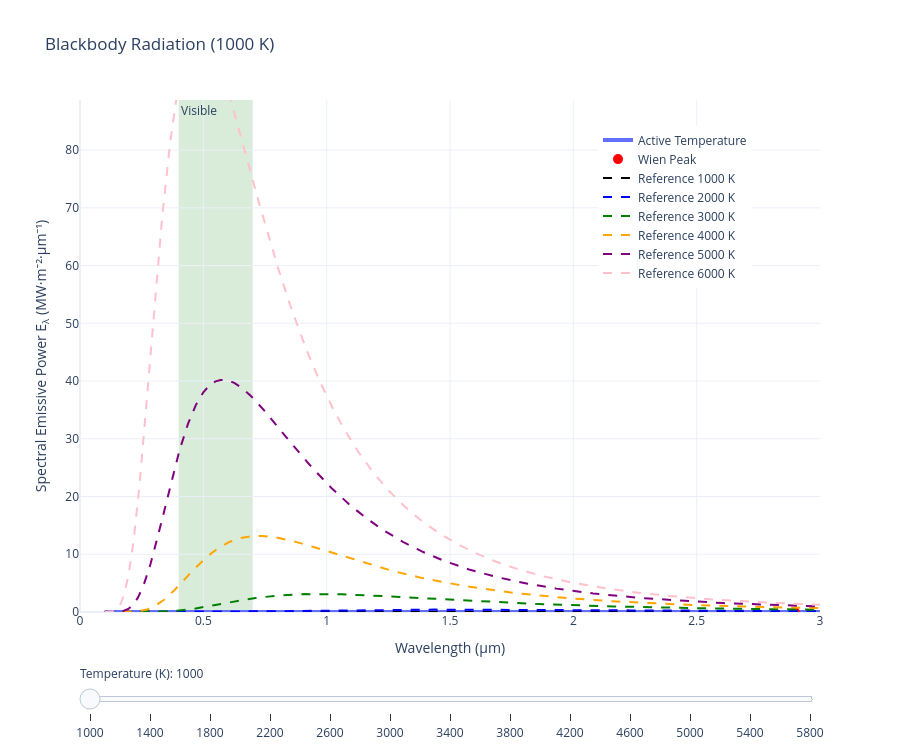

Here is the notebook cell this chart was saved with:
### Markdown cell above
# Thermal Radiation
All objects with a temperature above absolute zero emit electromagnetic radiation. Electromagnetic radiation covers the whole spectrum: from gamma rays all the way to radio waves. The definition of each type of radiation is based on wavelength, and can be seen in [](#fig:wavelengths) 

:::{figure} ../figures/radiationspectrum.png
:label: fig:wavelengths
:width: 80%
Electromagnetic radiation spectrum
:::

## Planck's Law

The spectral emissive power of a blackbody is

$$
E_\lambda
=
\frac{2\pi hc^2}
{\lambda^5
\left(
e^{hc/\lambda kT}
-1
\right)}
$$

where

- $h$ = Planck constant
- $c$ = speed of light
- $k$ = Boltzmann constant
- $T$ = temperature

---

## Wien's Displacement Law

The wavelength corresponding to the maximum emissive power is

$$
\lambda_{max}
T
=
2.898\times10^{-3}
\;mK
$$

As temperature increases, the peak shifts towards shorter wavelengths.

---

## Stefan-Boltzmann Law

The total emissive power equals

$$
E=\sigma T^4
$$

where

$$
\sigma
=
5.670\times10^{-8}
\;W/m^2K^4
$$

The area under the Planck curve therefore grows very rapidly with temperature.

### Code cell
import numpy as np
import plotly.graph_objects as go

#===================================
#Physics class about BlackBodies
#===================================

class BlackBody:

    h = 6.62607015e-34 #plancks constant
    c = 2.99792458e8 #speed of light
    k = 1.380649e-23 #Boltzmann constant
    sigma = 5.670374419e-8

    def __init__(self, temperature):
        self.temperature = temperature

    def planck(self, wavelength):

        T = self.temperature

        exponent = (
            self.h * self.c /
            (wavelength * self.k * T)
        )

        numerator = (
            2 * np.pi * self.h * self.c**2
        )

        denominator = (
            wavelength**5 *
            (np.exp(exponent) - 1)
        )

        return numerator / denominator * 1e-12

    def wien_peak(self):

        b = 2.897771955e-3

        return b / self.temperature

    def stefan_boltzmann(self):

        return self.sigma * self.temperature**4

# =============================================================================
# Settings (temp and wavelength ranges)
# =============================================================================


temperatures = np.arange(
    1000,
    6001,
    400
)

wavelength_um = np.linspace(
    0.1,
    3,
    1000
)

wavelength_m = wavelength_um * 1e-6


# =============================================================================
# Create Figure
# =============================================================================

fig = go.Figure()

# =============================================================================
# Precompute all Active Temperature Curves
# =============================================================================

curve_data = {}
peak_data = {}

max_E = 0

for T in temperatures:

    bb = BlackBody(T)

    E = bb.planck(wavelength_m)
    max_E = max(max_E, np.max(E))

    peak_wavelength = bb.wien_peak() * 1e6

    peak_index = np.argmin(
        np.abs(wavelength_um - peak_wavelength)
    )

    curve_data[T] = E

    peak_data[T] = (
        peak_wavelength,
        E[peak_index]
    )

# =============================================================================
# Active Curve (Initially 1000 K)
# =============================================================================

initial_temperature = temperatures[0]

fig.add_trace(
    go.Scatter(
        x=wavelength_um,
        y=curve_data[initial_temperature],
        mode="lines",
        line=dict(width=4),
        name="Active Temperature",
        hovertemplate=
        "λ=%{x:.2f} μm<br>"
        "E=%{y:.3e}<extra></extra>"
    )
)

# =============================================================================
# Wien Peak Marker
# =============================================================================

fig.add_trace(
    go.Scatter(
        x=[peak_data[initial_temperature][0]],
        y=[peak_data[initial_temperature][1]],
        mode="markers",
        marker=dict(
            color="red",
            size=10
        ),
        name="Wien Peak",
        hovertemplate=
        "Wien Peak<br>"
        "λ=%{x:.2f} μm<extra></extra>"
    )
)

# =============================================================================
# Reference Curves
# =============================================================================

reference_temperatures = [
    1000,
    2000,
    3000,
    4000,
    5000,
    6000
]

colors = [
    "black",
    "blue",
    "green",
    "orange",
    "purple",
    "pink"
]

for T_ref, color in zip(reference_temperatures, colors):

    bb_ref = BlackBody(T_ref)

    E_ref = bb_ref.planck(wavelength_m)

    fig.add_trace(
        go.Scatter(
            x=wavelength_um,
            y=E_ref,
            mode="lines",
            line=dict(
                dash="dash",
                width=2,
                color=color
            ),
            name=f"Reference {T_ref} K",
            visible=True,
            hovertemplate=
            f"T={T_ref} K<br>"
            "λ=%{x:.2f} μm<br>"
            "E=%{y:.3e}<extra></extra>"
        )
    )

# =============================================================================
# Visible Spectrum Band
# =============================================================================

fig.add_vrect(
    x0=0.4,
    x1=0.7,
    fillcolor="green",
    opacity=0.15,
    layer="below",
    line_width=0,
    annotation_text="Visible",
    annotation_position="top left"
)

# =============================================================================
# Slider Definition
# =============================================================================

steps = []

for T in temperatures:

    peak_x = peak_data[T][0]
    peak_y = peak_data[T][1]

    step = dict(
        method="restyle",

        args=[
            {
                "x": [
                    wavelength_um,
                    [peak_x]
                ],
                "y": [
                    curve_data[T],
                    [peak_y]
                ]
            },
            [0, 1]   # ONLY update traces 0 and 1
        ],

        label=str(T)
    )
    steps.append(step)

# =============================================================================
# Layout
# =============================================================================

fig.update_layout(

    title=f"Blackbody Radiation ({initial_temperature} K)",

    sliders=[
        dict(
            active=0,

            currentvalue={
                "prefix":
                "Temperature (K): "
            },

            pad={"t": 50},

            steps=steps
        )
    ],

    xaxis=dict(
        range=[0, 3]
    ),

    xaxis_title="Wavelength (μm)",

    yaxis=dict(
        range=[0, 1.05*max_E]
    ),

    yaxis_title=
    "Spectral Emissive Power E<sub>λ</sub> (MW·m⁻²·μm⁻¹)",
    
    template="plotly_white",

    autosize=True,

    height=750,

    legend=dict(
        x=0.70,
        y=0.95
    )
)

# =============================================================================
# Display Figure
# =============================================================================

fig

### Figure 1 — Plotly figure (JSON) as saved in the notebook; plotly's stock layout.template omitted (floating-point values rounded to 4 significant figures; data arrays with more than 128 entries replaced by an {"elided": "..."} marker saying what was removed)
{"data": [{"hovertemplate": "λ=%{x:.2f} μm<br>E=%{y:.3e}<extra></extra>", "line": {"width": 4}, "mode": "lines", "name": "Active Temperature", "type": "scatter", "x": {"elided": "1000 float values"}, "y": {"elided": "1000 float values"}}, {"hovertemplate": "Wien Peak<br>λ=%{x:.2f} μm<extra></extra>", "marker": {"color": "red", "size": 10}, "mode": "markers", "name": "Wien Peak", "type": "scatter", "x": [2.898], "y": [0.01287]}, {"hovertemplate": "T=1000 K<br>λ=%{x:.2f} μm<br>E=%{y:.3e}<extra></extra>", "line": {"color": "black", "dash": "dash", "width": 2}, "mode": "lines", "name": "Reference 1000 K", "type": "scatter", "visible": true, "x": {"elided": "1000 float values"}, "y": {"elided": "1000 float values"}}, {"hovertemplate": "T=2000 K<br>λ=%{x:.2f} μm<br>E=%{y:.3e}<extra></extra>", "line": {"color": "blue", "dash": "dash", "width": 2}, "mode": "lines", "name": "Reference 2000 K", "type": "scatter", "visible": true, "x": {"elided": "1000 float values"}, "y": {"elided": "1000 float values"}}, {"hovertemplate": "T=3000 K<br>λ=%{x:.2f} μm<br>E=%{y:.3e}<extra></extra>", "line": {"color": "green", "dash": "dash", "width": 2}, "mode": "lines", "name": "Reference 3000 K", "type": "scatter", "visible": true, "x": {"elided": "1000 float values"}, "y": {"elided": "1000 float values"}}, {"hovertemplate": "T=4000 K<br>λ=%{x:.2f} μm<br>E=%{y:.3e}<extra></extra>", "line": {"color": "orange", "dash": "dash", "width": 2}, "mode": "lines", "name": "Reference 4000 K", "type": "scatter", "visible": true, "x": {"elided": "1000 float values"}, "y": {"elided": "1000 float values"}}, {"hovertemplate": "T=5000 K<br>λ=%{x:.2f} μm<br>E=%{y:.3e}<extra></extra>", "line": {"color": "purple", "dash": "dash", "width": 2}, "mode": "lines", "name": "Reference 5000 K", "type": "scatter", "visible": true, "x": {"elided": "1000 float values"}, "y": {"elided": "1000 float values"}}, {"hovertemplate": "T=6000 K<br>λ=%{x:.2f} μm<br>E=%{y:.3e}<extra></extra>", "line": {"color": "pink", "dash": "dash", "width": 2}, "mode": "lines", "name": "Reference 6000 K", "type": "scatter", "visible": true, "x": {"elided": "1000 float values"}, "y": {"elided": "1000 float values"}}], "layout": {"annotations": [{"showarrow": false, "text": "Visible", "x": 0.4, "xanchor": "left", "xref": "x", "y": 1, "yanchor": "top", "yref": "y domain"}], "autosize": true, "height": 750, "legend": {"x": 0.7, "y": 0.95}, "shapes": [{"fillcolor": "green", "layer": "below", "line": {"width": 0}, "opacity": 0.15, "type": "rect", "x0": 0.4, "x1": 0.7, "xref": "x", "y0": 0, "y1": 1, "yref": "y domain"}], "sliders": [{"active": 0, "currentvalue": {"prefix": "Temperature (K): "}, "pad": {"t": 50}, "steps": [{"args": [{"x": {"elided": "2 rows, 1001 float values in total"}, "y": {"elided": "2 rows, 1001 float values in total"}}, [0, 1]], "label": "1000", "method": "restyle"}, {"args": [{"x": {"elided": "2 rows, 1001 float values in total"}, "y": {"elided": "2 rows, 1001 float values in total"}}, [0, 1]], "label": "1400", "method": "restyle"}, {"args": [{"x": {"elided": "2 rows, 1001 float values in total"}, "y": {"elided": "2 rows, 1001 float values in total"}}, [0, 1]], "label": "1800", "method": "restyle"}, {"args": [{"x": {"elided": "2 rows, 1001 float values in total"}, "y": {"elided": "2 rows, 1001 float values in total"}}, [0, 1]], "label": "2200", "method": "restyle"}, {"args": [{"x": {"elided": "2 rows, 1001 float values in total"}, "y": {"elided": "2 rows, 1001 float values in total"}}, [0, 1]], "label": "2600", "method": "restyle"}, {"args": [{"x": {"elided": "2 rows, 1001 float values in total"}, "y": {"elided": "2 rows, 1001 float values in total"}}, [0, 1]], "label": "3000", "method": "restyle"}, {"args": [{"x": {"elided": "2 rows, 1001 float values in total"}, "y": {"elided": "2 rows, 1001 float values in total"}}, [0, 1]], "label": "3400", "method": "restyle"}, {"args": [{"x": {"elided": "2 rows, 1001 float values in total"}, "y": {"elided": "2 rows, 1001 float values in total"}}, [0, 1]], "label": "3800", "method": "restyle"}, {"args": [{"x": {"elided": "2 rows, 1001 float values in total"}, "y": {"elided": "2 rows, 1001 float values in total"}}, [0, 1]], "label": "4200", "method": "restyle"}, {"args": [{"x": {"elided": "2 rows, 1001 float values in total"}, "y": {"elided": "2 rows, 1001 float values in total"}}, [0, 1]], "label": "4600", "method": "restyle"}, {"args": [{"x": {"elided": "2 rows, 1001 float values in total"}, "y": {"elided": "2 rows, 1001 float values in total"}}, [0, 1]], "label": "5000", "method": "restyle"}, {"args": [{"x": {"elided": "2 rows, 1001 float values in total"}, "y": {"elided": "2 rows, 1001 float values in total"}}, [0, 1]], "label": "5400", "method": "restyle"}, {"args": [{"x": {"elided": "2 rows, 1001 float values in total"}, "y": {"elided": "2 rows, 1001 float values in total"}}, [0, 1]], "label": "5800", "method": "restyle"}]}], "title": {"text": "Blackbody Radiation (1000 K)"}, "xaxis": {"range": [0, 3], "title": {"text": "Wavelength (μm)"}}, "yaxis": {"range": [0, 88.67], "title": {"text": "Spectral Emissive Power E<sub>λ</sub> (MW·m⁻²·μm⁻¹)"}}}}
